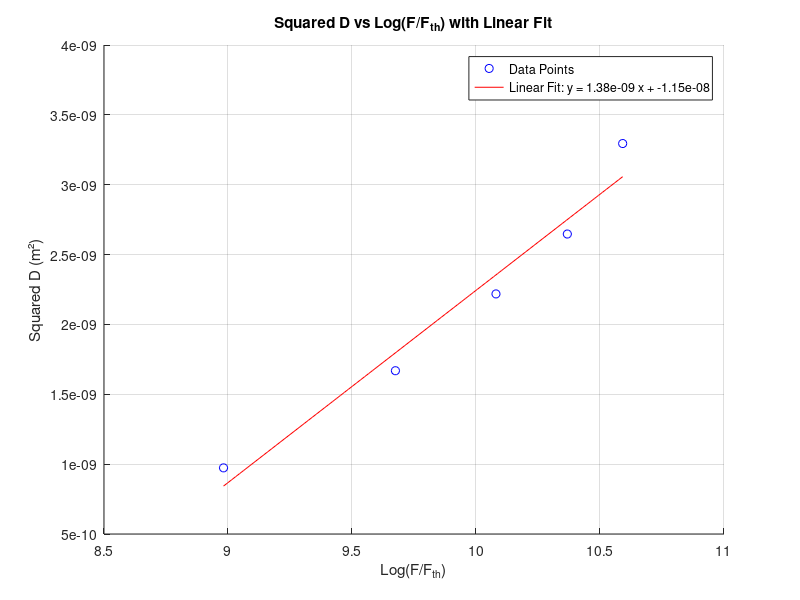

Write MATLAB code to recreate this figure.
% Given data
w = 2e-5;
F = [7.958e3,15.916e3,23.874e3,31.832e3,39.79e3];

% Diameter of craters for Stainless Steel (using SD100 for this analysis)
SD1 = [16.35e-6,22.85e-6,11e-6,12.25e-6,18.85e-6];
SD2 = [18.3e-6,21.45e-6,15.05e-6,20.45e-6,20.15e-6];
SD3 = [20.65e-6,34.2e-6,20.25e-6,22.95e-6,26.95e-6];
SD5 = [19.05e-6,34.2e-6,26.25e-6,27.95e-6,25.05e-6];
SD10 = [27.5e-6,35.85e-6,39.1e-6,35.35e-6,46.1e-6];
SD100 = [31.2e-6,40.85e-6,47.1e-6,51.45e-6,57.4e-6];

% Square the crater diameters
SD_squared = SD100.^2;

% Natural logarithm of force
log_F = log(F);

% Scatter plot
figure;
scatter(log_F, SD_squared, 'b', 'DisplayName', 'Data Points');
hold on;

% Linear regression
p = polyfit(log_F, SD_squared, 1);
slope = p(1);
intercept = p(2);

% Generate fit line
log_F_fit = linspace(min(log_F), max(log_F), 100);
SD_squared_fit = polyval(p, log_F_fit);

% Plot fit line
plot(log_F_fit, SD_squared_fit, 'r', 'DisplayName', ...
    sprintf('Linear Fit: y = %.2e x + %.2e', slope, intercept));

% Axis labels and title
xlabel('Log(F/F_{th})');
ylabel('Squared D (m²)');
title('Squared D vs Log(F/F_{th}) with Linear Fit');
legend('Location', 'best');
grid on;

% Output slope and intercept
fprintf('Slope: %.2e\n', slope);
fprintf('Intercept: %.2e\n', intercept);
